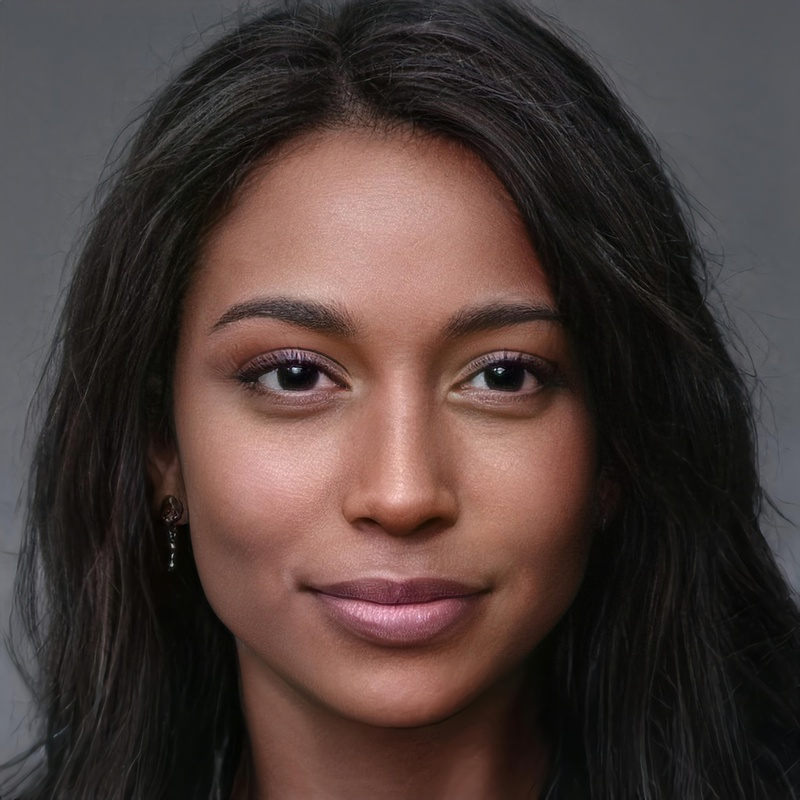
#> input picture Sara.jpg, 800 x 800 px, shrunk from 4800 x 4800 before the run
$ python face_detection_img.py
#> lines starting #> are read from the running program, lines starting #| are printed output that depends on the picture; after the words box and inside, x2 and y2 are one past the last pixel; in counts of white or black regions, pixels touching at a corner belong together
#!/usr/bin/env python
# coding: utf-8

# In[119]:


#import library
import cv2
import matplotlib.pyplot as plt


# In[120]:


#read face imgs
Sara = cv2.imread("Sara.jpg")
#> Sara is the input picture: shape (800, 800, 3); mean B, G, R 57.6, 61.1, 76.3
Emma = cv2.imread("Emma.jpg")
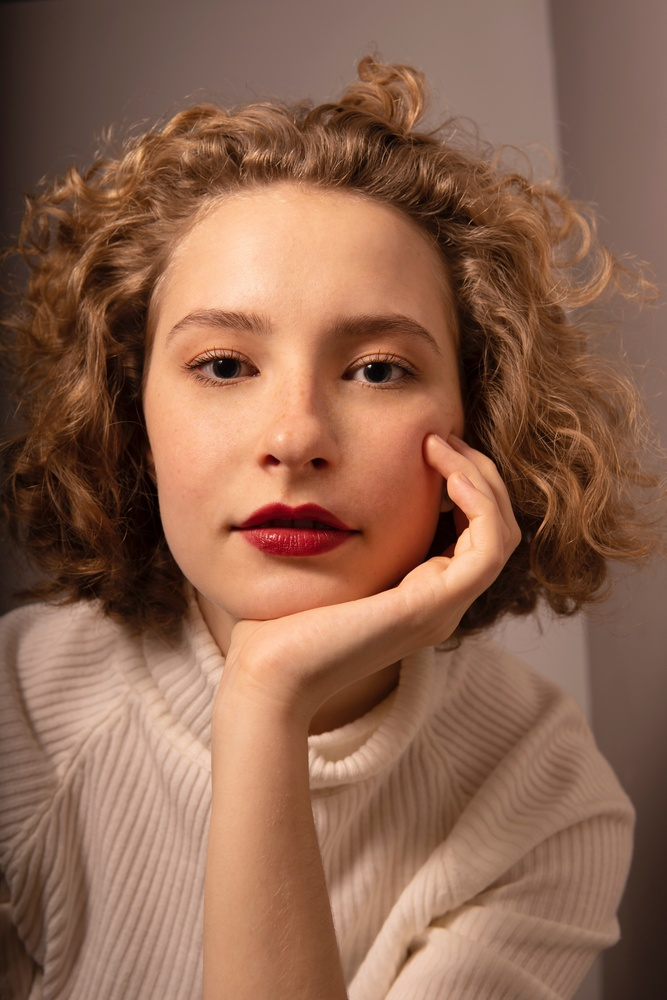
#> input picture Emma.jpg, 667 x 1000 px, shrunk from 4000 x 6000 before the run
#> Emma is the input picture: shape (1000, 667, 3); mean B, G, R 79, 100.4, 141.4


# In[121]:


#build cascade obg
face_cascade = cv2.CascadeClassifier("haarcascade_frontalface_default.xml")
eye_cascade = cv2.CascadeClassifier("haarcascade_eye.xml")


# In[122]:


#define detection function
def detection(img):

    gray_img = cv2.cvtColor(img, cv2.COLOR_BGR2GRAY)
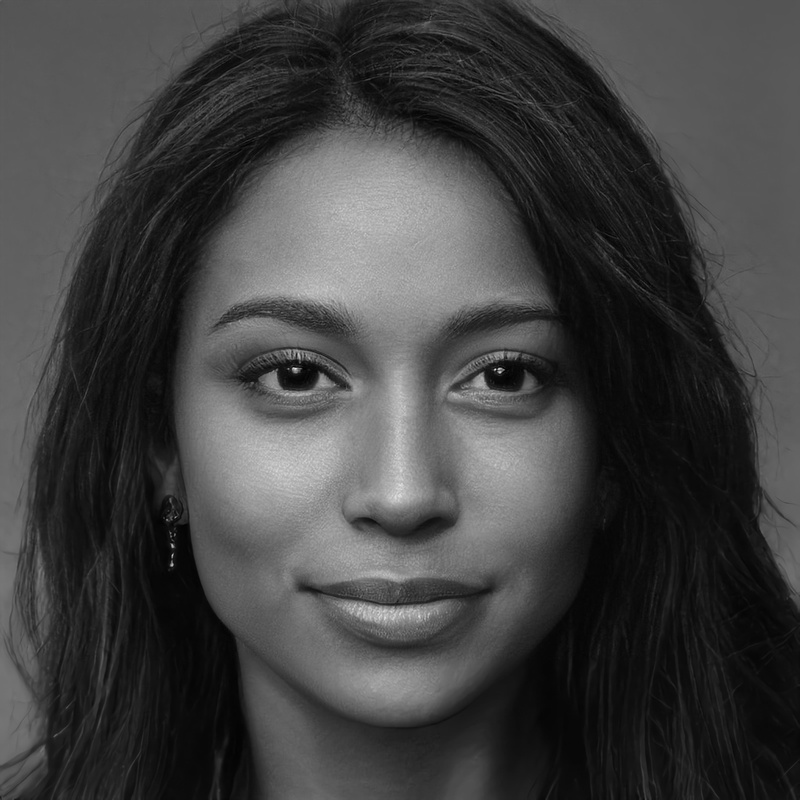
#> gray_img: shape (800, 800); min 1, max 233, mean 65.2

    face_cord = face_cascade.detectMultiScale(gray_img,1.3,8)
#> face_cord = [[145, 187, 495, 495]]
    eys_cord = eye_cascade.detectMultiScale(gray_img,1.3,8)
#> eys_cord = [[434, 316, 121, 121], [215, 299, 148, 148]]

    for x, y, w, h in eys_cord:
        cv2.rectangle(gray_img, (x, y), (x+w, y+h), (255,0,0),20)
#> this loop made 2 passes
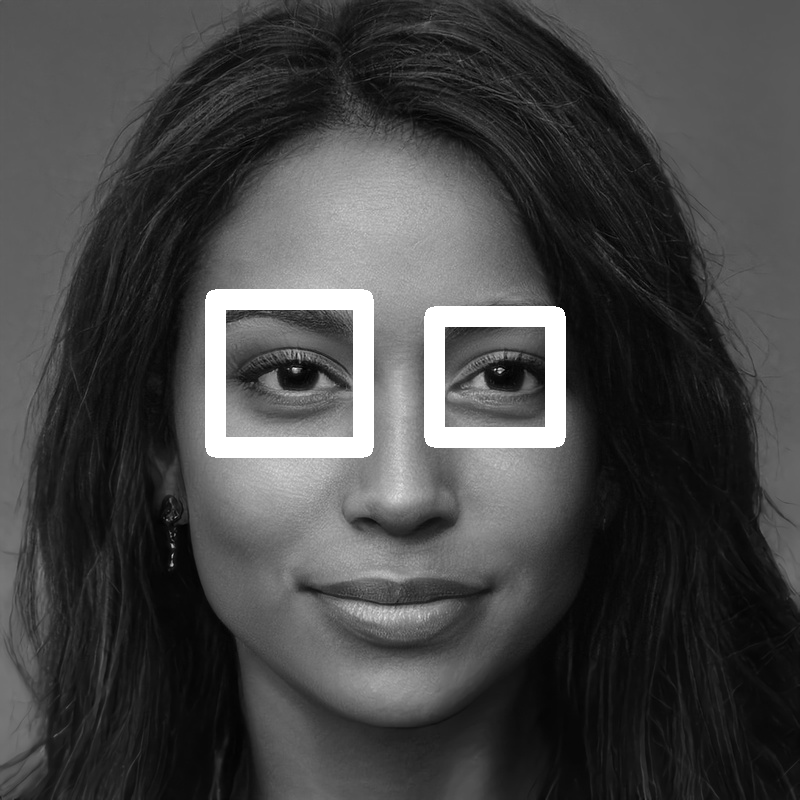
#> gray_img: shape (800, 800); 3.49% of pixels changed, all inside (x1, y1, x2, y2) = (205, 289, 566, 458)

    for x, y, w, h in face_cord:
        cv2.rectangle(gray_img, (x, y), (x+w, y+h), (255,0,0),20)
#> this loop made 1 pass
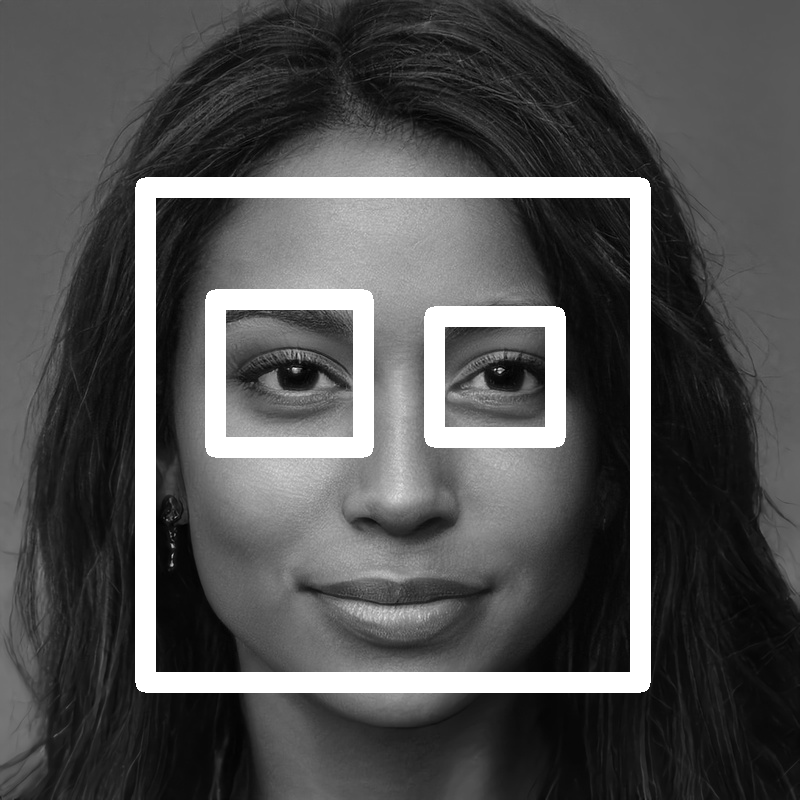
#> gray_img: shape (800, 800); 6.48% of pixels changed, all inside (x1, y1, x2, y2) = (135, 177, 651, 693)

    return gray_img


# In[123]:


#Sara_detection
detected_img = detection(Sara)
plt.imshow(detected_img,cmap = 'gray')


# In[124]:


#Emma_detection
detected_img = detection(Emma)
#> in detection (call 2), `gray_img = cv2.cvtColor(img, cv2.COLOR_BGR2GRAY)`:
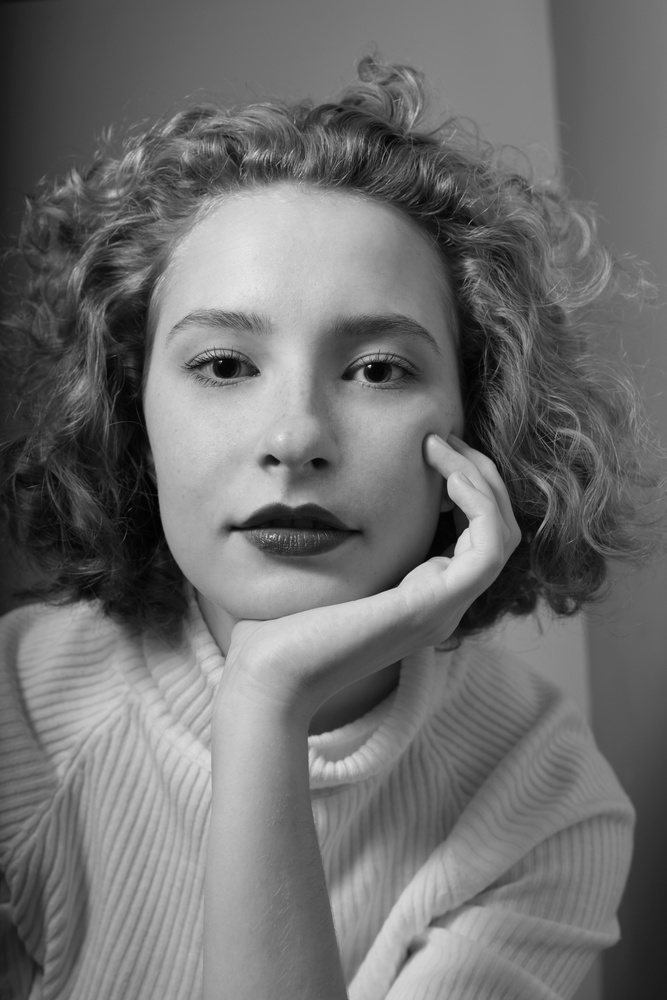
#> gray_img: shape (1000, 667); min 1, max 231, mean 110.3
#> in detection (call 2), `face_cord = face_cascade.detectMultiScale(gray_img,1.3,8)`: face_cord = [[79, 190, 434, 434]]
#> in detection (call 2), `eys_cord = eye_cascade.detectMultiScale(gray_img,1.3,8)`: eys_cord = [[329, 328, 83, 83], [177, 319, 90, 90]]
#> the loop in detection (call 2), `for x, y, w, h in eys_cord:` made 2 passes
#> after the loop in detection (call 2), `for x, y, w, h in eys_cord:`:
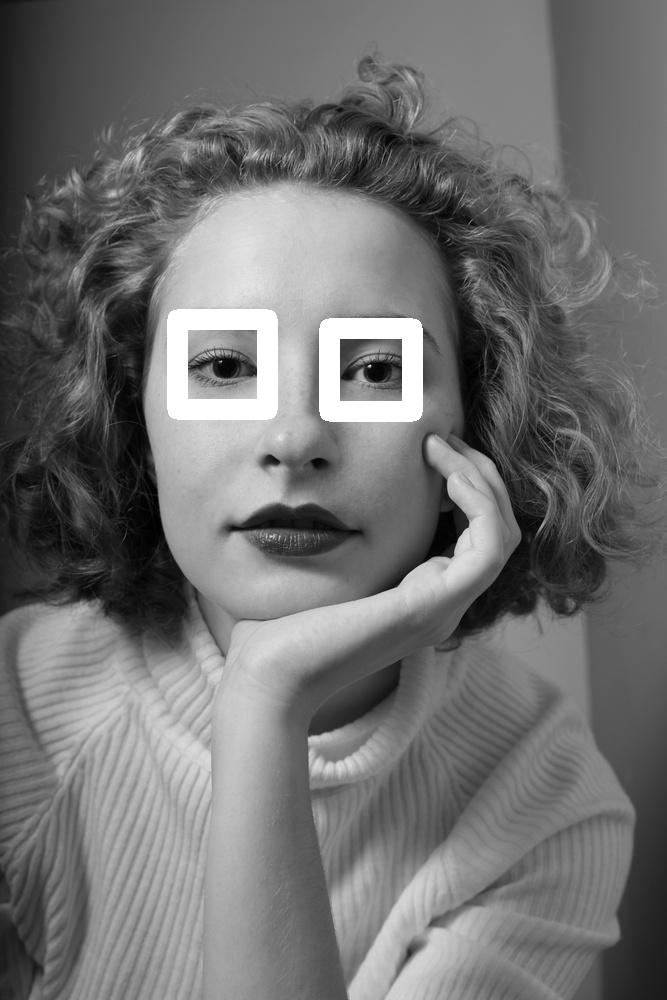
#> gray_img: shape (1000, 667); 2.14% of pixels changed, all inside (x1, y1, x2, y2) = (167, 309, 423, 422)
#> the loop in detection (call 2), `for x, y, w, h in face_cord:` made 1 pass
#> after the loop in detection (call 2), `for x, y, w, h in face_cord:`:
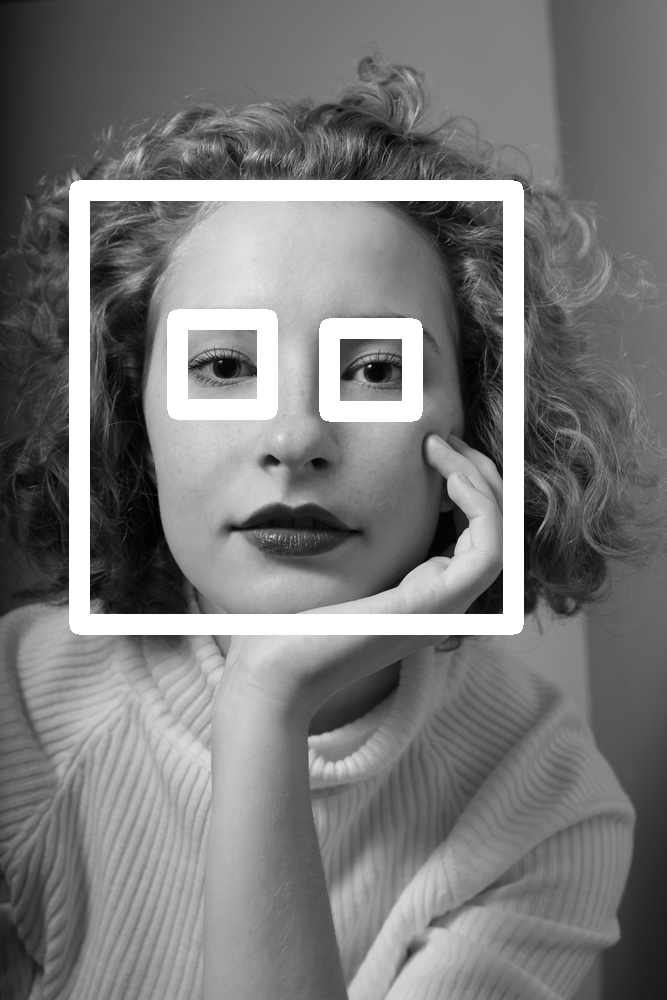
#> gray_img: shape (1000, 667); 5.45% of pixels changed, all inside (x1, y1, x2, y2) = (69, 180, 524, 635)
plt.imshow(detected_img,cmap = 'gray')


# In[ ]:


# In[ ]:
